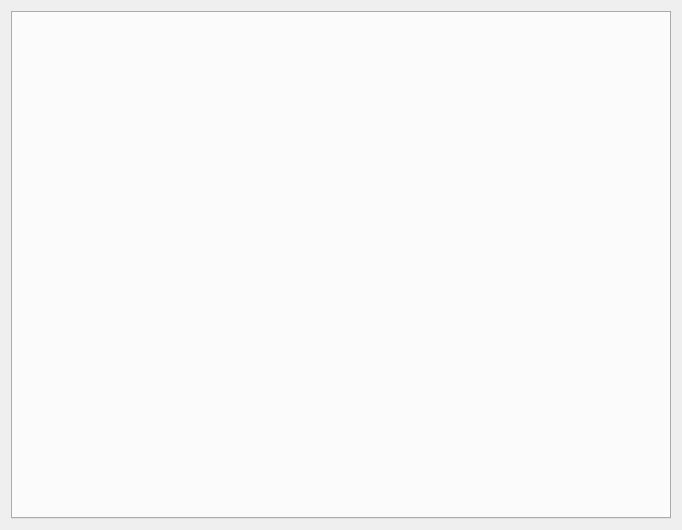
<?xml version="1.0" encoding="UTF-8"?>
<ui version="4.0">
 <class>ManageInventory</class>
 <widget class="QWidget" name="ManageInventory">
  <property name="geometry">
   <rect>
    <x>0</x>
    <y>0</y>
    <width>682</width>
    <height>530</height>
   </rect>
  </property>
  <property name="windowTitle">
   <string>Form</string>
  </property>
  <layout class="QVBoxLayout" name="verticalLayout">
   <item>
    <widget class="QTabWidget" name="tabWidget">
     <property name="currentIndex">
      <number>-1</number>
     </property>
    </widget>
   </item>
  </layout>
 </widget>
 <resources/>
 <connections/>
</ui>
